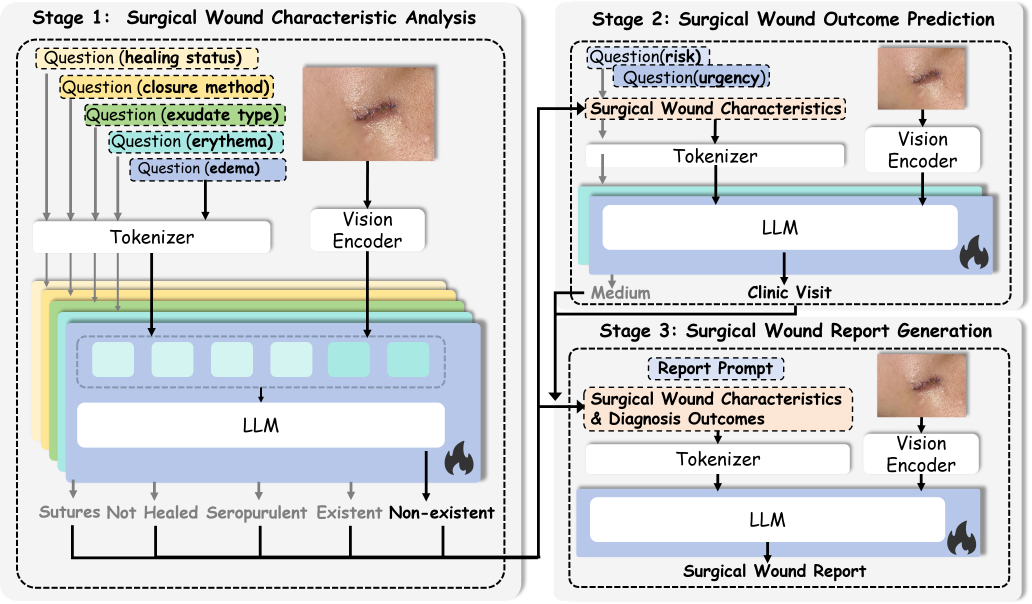
#> input picture imgs/model.png, 5157 x 3016 px (shown at 1/5 size)
$ python -i enhancement.py   (imports and definitions only)
#> lines starting #> are read from the running program, lines starting #| are printed output that depends on the picture
#!/usr/bin/env python3
import json
import random
import os
from PIL import Image, ImageEnhance
import numpy as np

def augment_image(image_path, output_path, augmentation_type="random"):
    """
    对图片进行数据增强
    """
#> called with image_path = '../imgs/model.png', output_path = 'out.png', augmentation_type = 'random'
    try:
        image = Image.open(image_path)
#> image is the input picture: PIL image 5157x3016 RGBA; mean R, G, B, A 202.8, 204.6, 204.7, 242.5

        # 随机选择增强方法
        augmentations = []

        # 随机旋转 (-30 到 30 度)
        if random.choice([True, False]):
            angle = random.uniform(-30, 30)
            image = image.rotate(angle, expand=True, fillcolor=(255, 255, 255))

        # 随机缩放 (0.8 到 1.2 倍)
        if random.choice([True, False]):
            scale = random.uniform(0.8, 1.2)
            new_size = (int(image.width * scale), int(image.height * scale))
            image = image.resize(new_size, Image.Resampling.LANCZOS)

        # 随机水平翻转
        if random.choice([True, False]):
            image = image.transpose(Image.Transpose.FLIP_LEFT_RIGHT)
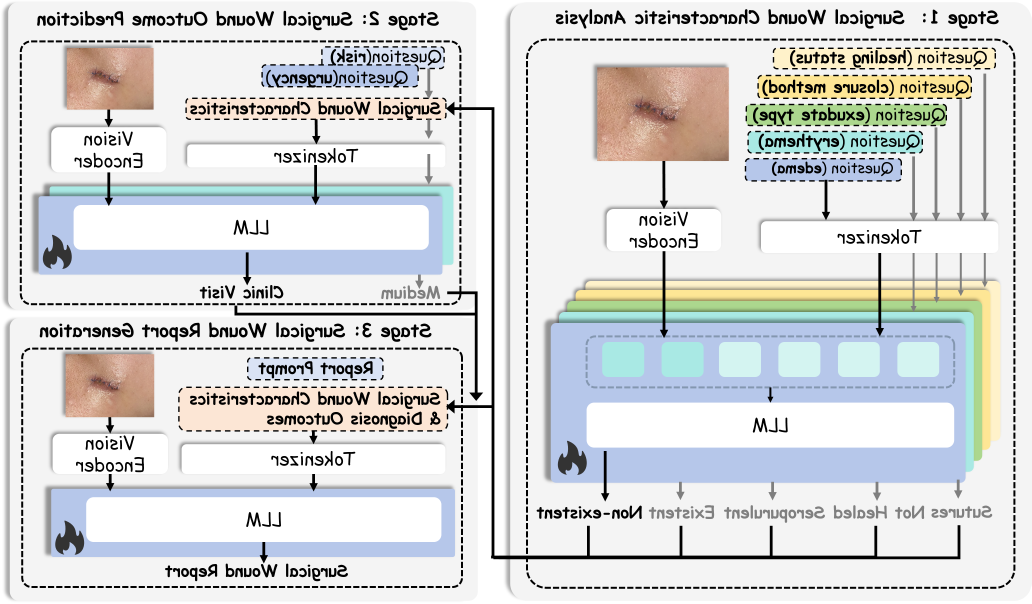
#> image: PIL image 5157x3016 RGBA (shown at 1/5 size); mean R, G, B, A 202.8, 204.6, 204.7, 242.5; transparent parts drawn white

        # 随机垂直翻转
        if random.choice([True, False]):
            image = image.transpose(Image.Transpose.FLIP_TOP_BOTTOM)

        # 随机亮度调整 (0.8 到 1.2)
        if random.choice([True, False]):
            enhancer = ImageEnhance.Brightness(image)
            factor = random.uniform(0.8, 1.2)
            image = enhancer.enhance(factor)

        # 随机对比度调整 (0.8 到 1.2)
        if random.choice([True, False]):
            enhancer = ImageEnhance.Contrast(image)
            factor = random.uniform(0.8, 1.2)
            image = enhancer.enhance(factor)

        # 随机裁剪 (保留原图的90%-100%)
        if random.choice([True, False]):
            crop_ratio = random.uniform(0.9, 1.0)
            new_width = int(image.width * crop_ratio)
            new_height = int(image.height * crop_ratio)
            left = random.randint(0, image.width - new_width)
            top = random.randint(0, image.height - new_height)
            image = image.crop((left, top, left + new_width, top + new_height))

        # 保存增强后的图片
        image.save(output_path, quality=95)
        return True
    except Exception as e:
        print(f"Error augmenting image {image_path}: {e}")
        return False

# [141 lines not run here, left out]

>>> result = augment_image('../imgs/model.png', 'out.png')
